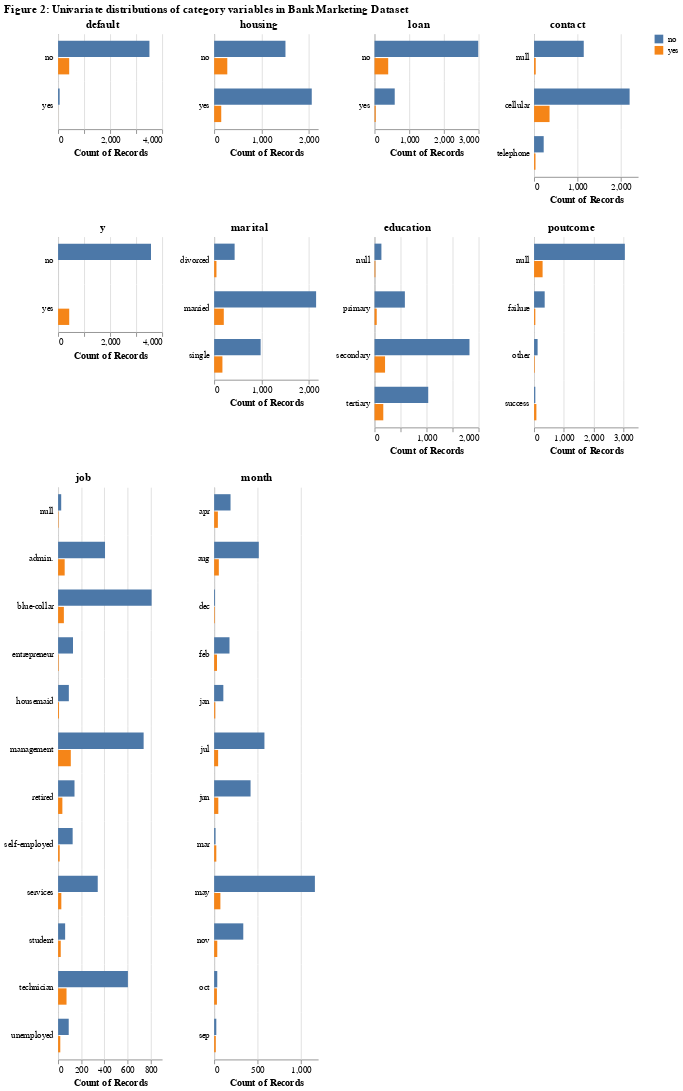

Notebook code for this chart:
### Code cell
# univariate distrbutions (counts) for the categorical variables

categorical_plots = aly.dist(
    bank_marketing_sample, dtype='object', color='y')

categorical_plots.properties(
    title="Figure 2: Univariate distributions of category variables in Bank Marketing Dataset"
)
